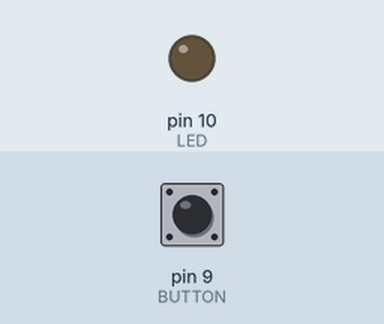
Simulated run of this sketch. Board: Arduino Uno, built with avr-gcc and run on an emulated ATmega328P. Shown: output pins drawn as LEDs (lit = HIGH). The inputs (shaded band) are chosen by the test bench; at power-on: pin 9 (BUTTON) HIGH.

Above: at 1.2 s.
1.3 s: pin 9 (BUTTON) pulled LOW for 0.15 s
At 1.37 s:
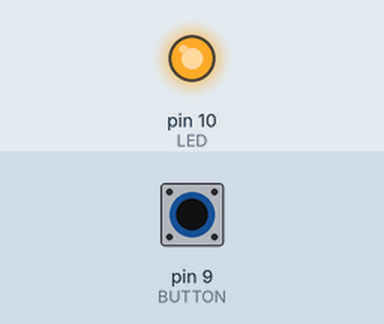
2.9 s: pin 9 (BUTTON) pulled LOW for 3.2 s
At 6.8 s:
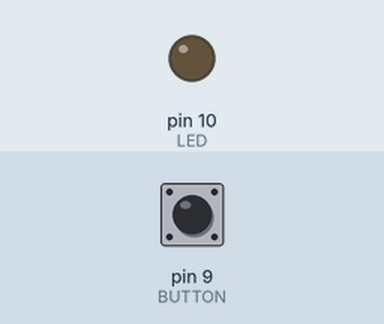
Timing chart, 0 to 8.3 s (numbered marks = the images above; inputs shaded):
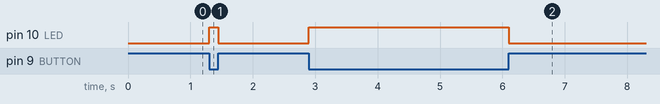

The sketch:

ledbutton.ino
```cpp
const int LED = 10;
const int BUTTON = 9;

void setup()
{
    pinMode(BUTTON, INPUT);
    pinMode(LED, OUTPUT);
}

void loop()
{
    digitalWrite(LED, !digitalRead(BUTTON));
}
```

Measured:
- after the input at 1.3 s, pin 10 (LED): LOW → HIGH at once, → LOW 0.15 s later
- after the input at 2.9 s, pin 10 (LED): LOW → HIGH at once, → LOW 3.2 s later
